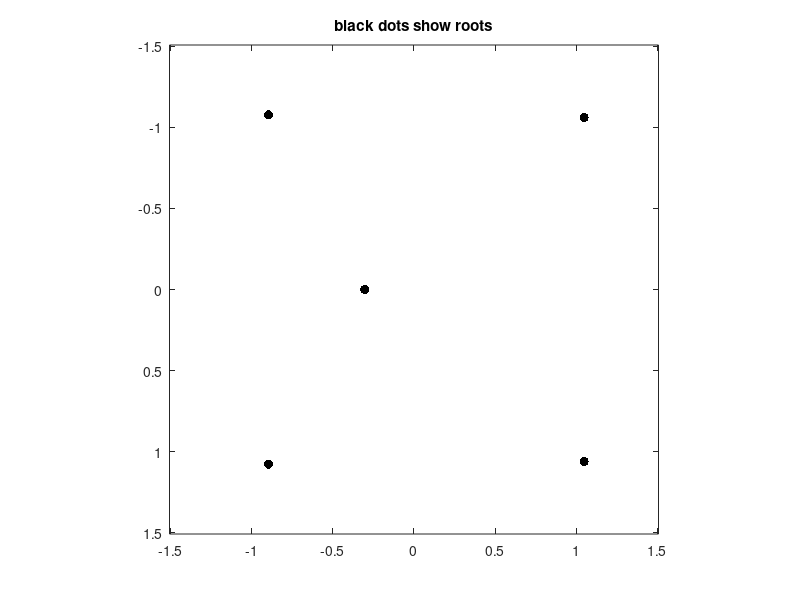

The MATLAB source for this figure:
% POLYFRACTAL  Plot fractal associated to finding 
% roots in complex plane for a polynomial by using 
% Newton's method.

% USER-CONTROLLED PARAMETERS:

p = [3 0 1 0 13 4]   % coeffs of poly; polyfractal could be turned into
                     %   a function which takes p as input

Nxy = 200;           % number of points to use in each coordinate direction;
                     %   900 gives finer picture but takes longer
                     
viewxy = [-1.5 1.5 -1.5 1.5]; % region of complex plane to view

% METHOD PARAMETERS:

Nnewt = 100;         % maximum number of Newton steps to take; try "4" for
                     %   blobs of color w/o fractal boundaries
crit = 1.0e-3;       % how close one needs to get to decide which
                     %   root is being approximated; does not need to be
                     %   really small

% METHOD:

deg = length(p) - 1; % degree of polynomial
dp = (deg:-1:1) .* p(1:deg);  % exercise: what is this?
r = roots(p);        % we need to know the roots to determine
                     %   where Newton's method sent us
     
% generate grid of points in plane
x=linspace(viewxy(1),viewxy(2),Nxy+1); 
y=linspace(viewxy(3),viewxy(4),Nxy+1); 
[xx,yy]=meshgrid(x,y);

c = zeros(size(xx));  % points which don't converge will show white
for j=1:length(x)
  for k=1:length(y)
    z = xx(j,k) + i*yy(j,k);
    flags = (abs(z - r) < crit);  % same size as r
    count = 0;
    while (~any(flags)) & (count < Nnewt)
      z = z - polyval(p,z)./polyval(dp,z);
      count = count + 1;
      flags = (abs(z - r) < crit);
    end
    if count < Nnewt
      c(j,k) = 1+find(flags);
    end
  end
end

jetw = jet; jetw(1,:)=[1 1 1];  % make 0 color be white
imagesc(x,y,c,[0 deg+1]), colormap(jetw), hold on
plot3(real(r),imag(r),(deg+1)*ones(size(r)),'k.','MarkerSize',20)
hold off, axis square, axis tight
title('black dots show roots')
